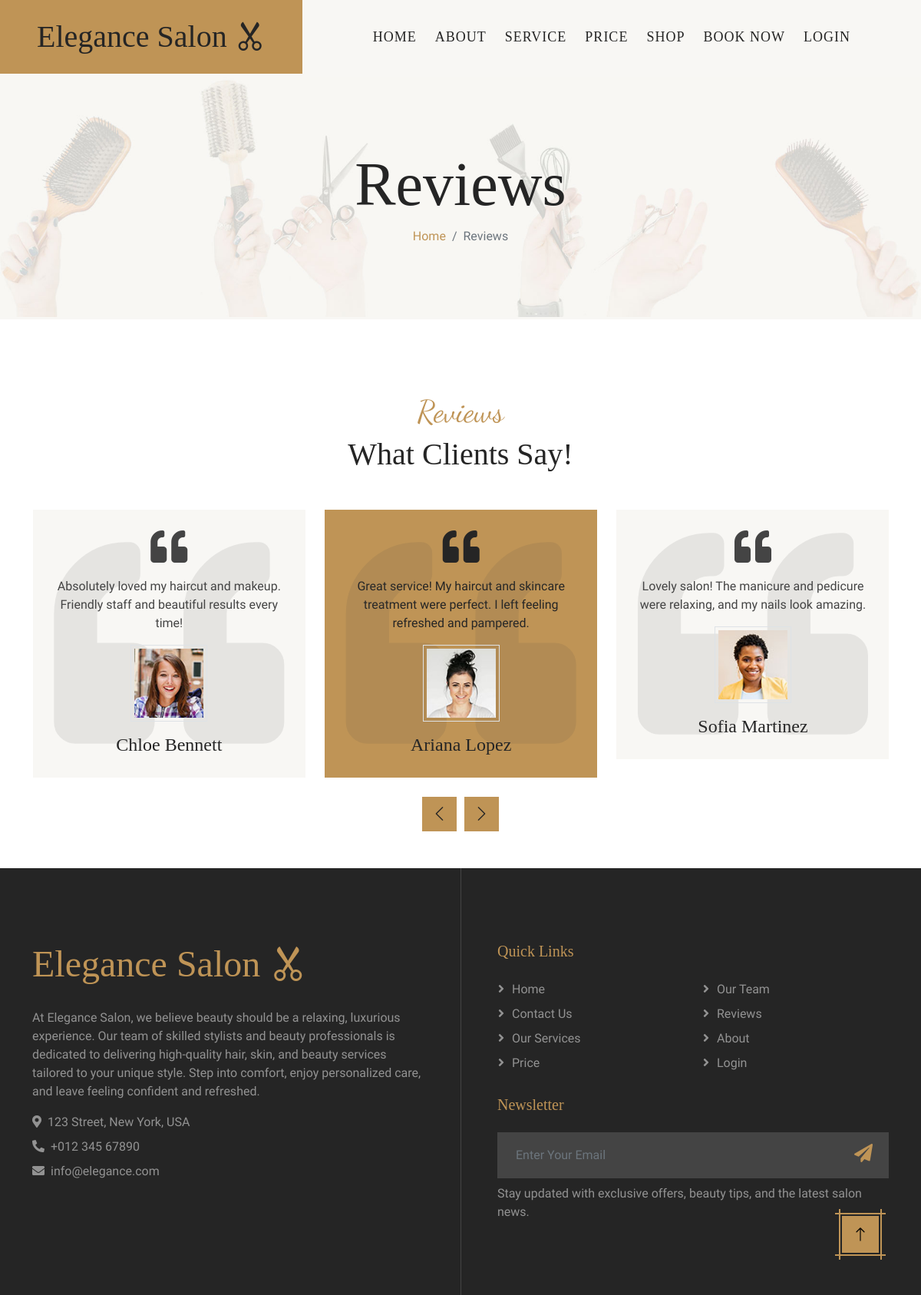
Screenshot of /reviews.php with the database file from the repository.
### tables this page shows
CREATE TABLE `feedback` (
  `feedback_id` int(11) NOT NULL,
  `client_id` int(11) DEFAULT NULL,
  `client_name` varchar(100) NOT NULL,
  `message` text NOT NULL,
  `image` varchar(1000) NOT NULL,
  `rating` int(11) DEFAULT NULL CHECK (`rating` between 1 and 5),
  `created_at` timestamp NOT NULL DEFAULT current_timestamp()
);

### Guest/reviews.php (the view)
<div class="container-fluid py-5">
    <div class="container">
        <div class="text-center wow fadeIn" data-wow-delay="0.2s">
            <h1 class="font-dancing-script text-primary">Reviews</h1>
            <h1 class="mb-5">What Clients Say!</h1>
        </div>
        <div class="owl-carousel testimonial-carousel wow fadeIn" data-wow-delay="0.3s">
<?php
    include('connect.php');
    $query="select * from feedback";
    $run=mysqli_query($conn,$query);
    if(mysqli_num_rows($run)>0)
    {
        while($row=mysqli_fetch_array($run))
        {
?>
            <div class="text-center bg-light p-4">
                <i class="fa fa-quote-left fa-3x mb-3"></i>
                <p><?php echo $row['message'] ?></p>
                <img class="img-fluid mx-auto border p-1 mb-3" src="ClientImg/<?php echo $row[4] ?>" alt="Img">
                <h4 class="mb-1"><?php echo $row['client_name'] ?></h4>
            </div>
<?php
        }
    }
?>
        </div>
    </div>
</div>

### css/style.css (style rules this page uses)
.font-dancing-script { font-family: "Dancing Script", cursive; font-optical-sizing: auto; font-weight: 400; font-style: normal; }
.testimonial-carousel .owl-item img { position: relative; width: 100px; height: 100px; z-index: 1; }
.testimonial-carousel .owl-item, .testimonial-carousel .owl-item * { transition: .5s; }
.testimonial-carousel .owl-item.center .bg-light { background: var(--bs-primary) !important; }
.testimonial-carousel .owl-item.center .bg-light * { color: var(--bs-dark) !important; }

### rows the page displays
feedback: message "Great service! My haircut and skincare treatment were perfect. I left feeling refreshed and pampered.", image (picture), client_name "Ariana Lopez"
feedback: message "Lovely salon! The manicure and pedicure were relaxing, and my nails look amazing.", image (picture), client_name "Sofia Martinez"
feedback: message "Absolutely loved my haircut and makeup. Friendly staff and beautiful results every time!", image (picture), client_name "Chloe Bennett"
